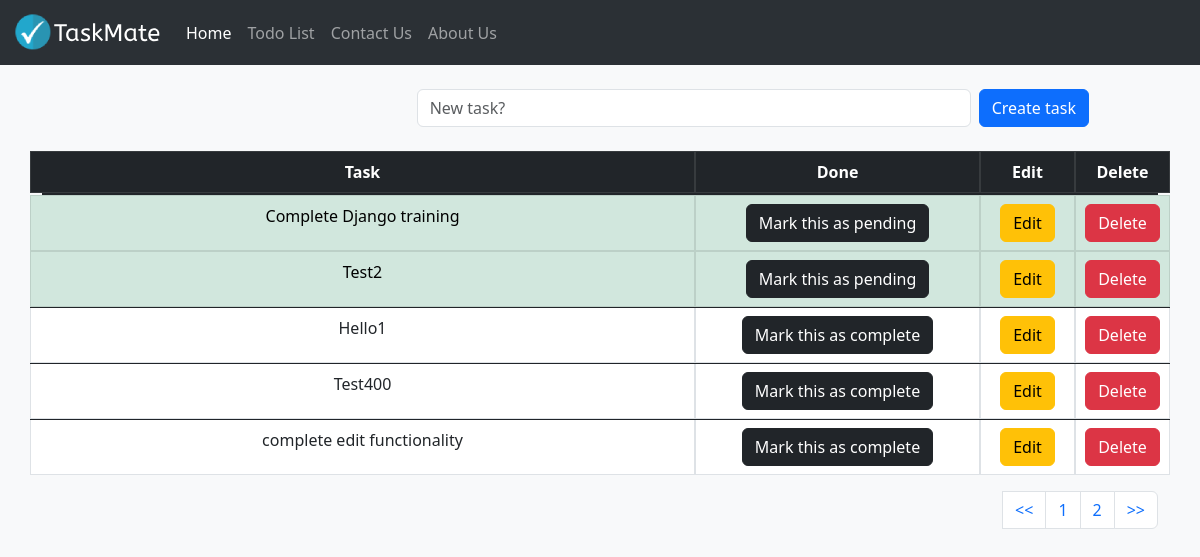
/todolist/, run on an earlier commit of the app's database.
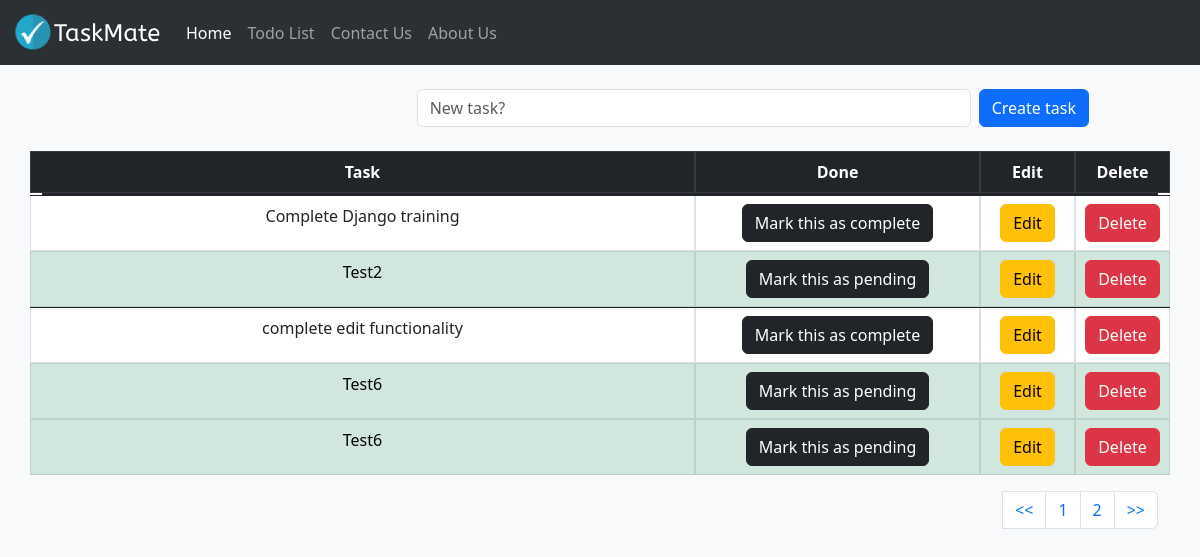
And on a later commit of the database.
### todolist_app/models.py (models this page shows, shortened)
class TaskList(models.Model):
    task = models.CharField(max_length=300)
    done = models.BooleanField(default=False)

### todolist_app/views.py (the view)
# urls.py: path('todolist/', include('todolist_app.urls')),
def todolist(request):
    if request.method == "POST":
        form = Taskform(request.POST or None)
        if form.is_valid:
            form.save()
        messages.success(request,("Task added successfully!"))
        return redirect('todolist')
    else:
        all_tasks = TaskList.objects.all()
        paginator = Paginator(all_tasks, 5)
        page = request.GET.get('pg')
        all_tasks = paginator.get_page(page)
        return render(request,'todolist.html',{'all_tasks':all_tasks})

### todolist_app/templates/todolist.html (shortened to what this page needs)
{% extends 'base.html' %}
{% block content %}
    <br/>
    <div class="container">
    <form method="POST" class="row align-items-center g-2">
        <label class="col-lg-4 col-form-label"></label>
        <div class="col-md-6 col-lg-6">
            <input type="text" class="form-control" placeholder="New task?" name="task">
        </div>
        <div class="col-lg-2">
            <button type="submit" class="btn btn-primary w-auto text-nowrap">Create task</button>
        </div>
    </form>
    <br/>
    <table class="table table-bordered text-center" >
        <thead class="table table-dark"  >
            <tr class = "row">
                <th class="col-7">Task</th>
                <th class="col-3">Done</th>
                <th class="col-1">Edit</th>
                <th class="col-1">Delete</th>
                </tr>
        </thead>
        <tbody class="table-group-divider">
            {% if all_tasks%}
                {% for obj in all_tasks %}
                    {% if obj.done%}
                        <tr class="table-success row">
                            <td class="col-7">{{obj.task}}</td>
                            <td class="col-3"><a href="{% url 'pending_task' obj.id %}" style="text-decoration: none;"><button type="button" class="btn btn-dark">Mark this as pending</button></a></td>
                            <td class="col-1"><a href="{% url 'edit_task' obj.id %}"><button type="button" class="btn btn-warning" style="background-color: #ffc107; color: black;">Edit</button></a></td>
                            <td class="col-1"><a href="{% url 'delete_task' obj.id %}"><button type="button" class="btn btn-danger" style="background-color: #dc3545; color: white;">Delete</button></a></td>
                        </tr>
                    {% else %}
                        <tr class = "row">
                            <td class="col-7">{{obj.task}}</td>
                            <td class="col-3"><a href="{% url 'complete_task' obj.id %}" style="text-decoration: none;"><button type="button" class="btn btn-dark">Mark this as complete</button></a></td>
                            <td class="col-1"><a href="{% url 'edit_task' obj.id %}"><button type="button" class="btn btn-warning" style="background-color: #ffc107; color: black;" >Edit</button></a></td>
                            <td class="col-1"><a href="{% url 'delete_task' obj.id %}" ><button type="button" class="btn btn-danger" style="background-color: #dc3545; color: white;">Delete</button></a></td>
                        </tr>
                    {% endif %}
                {% endfor %}
            {% endif %}
        </tbody>
    </table>
    <nav aria-label="Page navigation example">
        <ul class="pagination justify-content-end">
        <li>
            <a class="page-link" href="?pg=1"><<</a>
        </li>
        <li class="page-item"><a class="page-link" href="?pg={{ all_tasks.number}}">{{ all_tasks.number}}</a></li>
        {% if all_tasks.has_next %}
            <li class="page-item"><a class="page-link" href="?pg={{ all_tasks.next_page_number}}">{{ all_tasks.next_page_number}}</a></li>
        {%endif%}
        <li class="page-item">
            <a class="page-link" href="?pg={{all_tasks.paginator.num_pages}}">>></a>
        </li>
        </ul>
    </nav>
</div>
{% endblock content %}

What changed in the data, as far as the page shows it:
removed TaskList: task "Hello1"
removed TaskList: task "Test400"
changed TaskList "Complete Django training": done "Mark this as pending" → "Mark this as complete"
now on this page (row unchanged): TaskList: task "Test6"
now on this page (row unchanged): TaskList: task "Test6"
